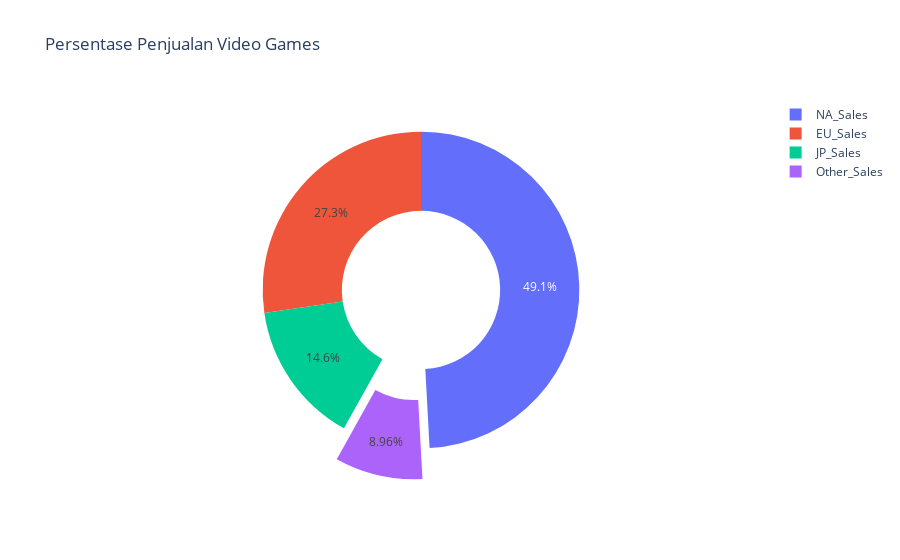

Here is the notebook cell this chart was saved with:
### Code cell
# Show barplot
fig = px.pie(df_sales, names="Region", values="Sales", title="Persentase Penjualan Video Games", hole=0.5)
fig.update_traces(pull=[0, 0, 0, 0.2], selector=dict(type='pie'))

fig.show()

### Figure 1 — Plotly figure (JSON) as saved in the notebook; plotly's stock layout.template omitted (floating-point values rounded to 4 significant figures)
{"data": [{"domain": {"x": [0, 1], "y": [0, 1]}, "hole": 0.5, "hovertemplate": "Region=%{label}<br>Sales=%{value}<extra></extra>", "labels": ["NA_Sales", "EU_Sales", "JP_Sales", "Other_Sales"], "legendgroup": "", "name": "", "pull": [0, 0, 0, 0.2], "showlegend": true, "type": "pie", "values": [4327.0, 2407.0, 1284.0, 788.9]}], "layout": {"legend": {"tracegroupgap": 0}, "title": {"text": "Persentase Penjualan Video Games"}}}
